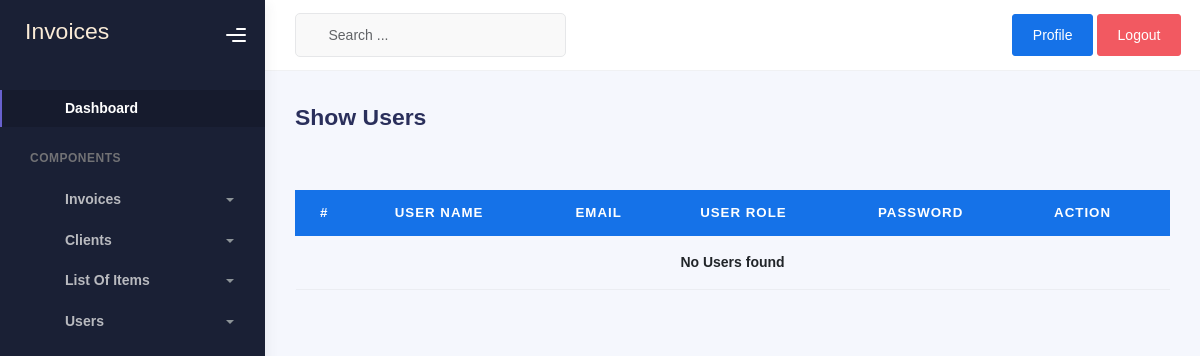
The page /show_user.php on the database as committed earlier.
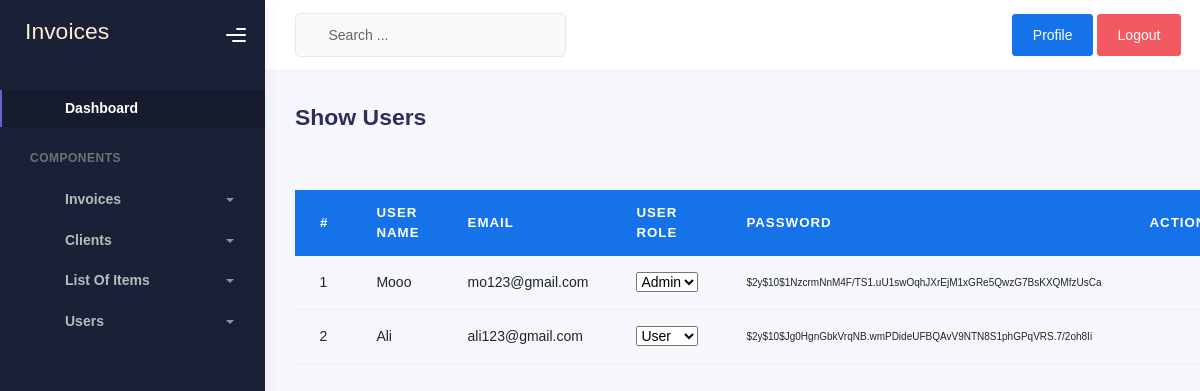
The same page on the database as committed later.
### tables this page shows
CREATE TABLE IF NOT EXISTS `users` (
  `user_id` int(11) NOT NULL AUTO_INCREMENT,
  `user_name` varchar(100) NOT NULL,
  `user_email` varchar(100) NOT NULL,
  `user_role` varchar(200) NOT NULL DEFAULT 'user',
  `password` varchar(255) NOT NULL,
  `created_at` timestamp NULL DEFAULT CURRENT_TIMESTAMP,
  PRIMARY KEY (`user_id`)
);

### show_user.php (the view, shortened to what this page needs)
<?php
require_once './server/connect.php';
$sql = "SELECT * FROM users";
$result = mysqli_query($conn, $sql);
?>
<!DOCTYPE html>
<html lang="en">
<head>
  <?php @include('components/style-links.php'); ?>
</head>
<body>
  <div class="wrapper">
    <?php @include('components/sidebar.php'); ?>
    <div class="main-panel">
      <?php @include('components/header.php'); ?>
      <div class="container">
        <div class="page-inner">
          <div class="d-flex align-items-left align-items-md-center flex-column flex-md-row pt-2 pb-4">
            <div>
              <h3 class="fw-bold mb-3">Show Users</h3>
            </div>
          </div>
          <div class="row">
            <div class="col-md-12">
              <table class="table table-head-bg-primary mt-4">
                <thead>
                  <tr>
                    <th scope="col">#</th>
                    <th scope="col">User Name</th>
                    <th scope="col">Email</th>
                    <th scope="col">User Role</th>
                    <th scope="col">Password</th>
                    <th scope="col">Action</th>
                  </tr>
                </thead>
                <tbody>
                  <?php if (mysqli_num_rows($result) > 0) : ?>
                    <?php $counter = 1; ?>
                    <?php while ($row = mysqli_fetch_assoc($result)) : ?>
                      <tr>
                        <td><?php echo $counter++; ?></td>
                        <td><?php echo htmlspecialchars($row['user_name']); ?></td>
                        <td><?php echo htmlspecialchars($row['user_email']); ?></td>
                        <td>
                          <form method="POST">
                            <select name="user_role" onchange="this.form.submit()">
                              <option value="user" <?php if ($row['user_role'] == 'user') echo 'selected'; ?>>User</option>
                              <option value="admin" <?php if ($row['user_role'] == 'admin') echo 'selected'; ?>>Admin</option>
                            </select>
                          </form>
                        </td>
                        <td style="font-size: 10px;"><?php echo htmlspecialchars($row['password']); ?></td>
                        <td>
                        </td>
                      </tr>
                    <?php endwhile; ?>
                  <?php else : ?>
                    <tr>
                      <th colspan="6" style="text-align: center;">No Users found</th>
                    </tr>
                  <?php endif; ?>
                </tbody>
              </table>
            </div>
          </div>
        </div>
      </div>
    </div>
  </div>
</body>
</html>

### components/style-links.php
<link rel="stylesheet" href="css/bootstrap.css">
  <link rel="stylesheet" href="css/bootstrap.min.css">
  <link rel="stylesheet" href="css/style.css">
  <link rel="stylesheet" href="css/demo.css">
  <link rel="stylesheet" href="css/plugins.min.css" />
  <link rel="stylesheet" href="css/kaiadmin.min.css" />

### components/sidebar.php (shortened to what this page needs)
<div class="sidebar" data-background-color="dark">
      <div class="sidebar-logo">
        <div class="logo-header" data-background-color="dark">
          <a href="index.php" class="logo">
            <h3 style="color:antiquewhite">Invoices</h3>
          </a>
          <div class="nav-toggle">
            <button class="btn btn-toggle toggle-sidebar">
              <i class="gg-menu-right"></i>
            </button>
          </div>
        </div>
      </div>
      <div class="sidebar-wrapper scrollbar scrollbar-inner">
        <div class="sidebar-content">
          <ul class="nav nav-secondary">
            <li class="nav-item active">
              <a data-bs-toggle="collapse" href="#dashboard" class="collapsed" aria-expanded="false">
                <p>Dashboard</p>
              </a>
            </li>
            <li class="nav-section">
              <h4 class="text-section">Components</h4>
            </li>
            <li class="nav-item">
              <a data-bs-toggle="collapse" href="#base">
                <p>Invoices</p>
                <span class="caret"></span>
              </a>
            </li>
            <li class="nav-item">
              <a data-bs-toggle="collapse" href="#forms">
                <p>Clients</p>
                <span class="caret"></span>
              </a>
            </li>
            <li class="nav-item">
              <a data-bs-toggle="collapse" href="#lists">
                <p>List Of Items</p>
                <span class="caret"></span>
              </a>
            </li>
            <li class="nav-item">
              <a data-bs-toggle="collapse" href="#users">
                <p>Users</p>
                <span class="caret"></span>
              </a>
            </li>
          </ul>
        </div>
      </div>
    </div>

### components/header.php (shortened to what this page needs)
<div class="main-header">
        <nav class="navbar navbar-header navbar-header-transparent navbar-expand-lg border-bottom">
          <div class="container-fluid">
            <nav class="navbar navbar-header-left navbar-expand-lg navbar-form nav-search p-0 d-none d-lg-flex">
              <div class="input-group">
                <div class="input-group-prepend">
                  <button type="submit" class="btn btn-search pe-1">
                  </button>
                </div>
                <input type="text" placeholder="Search ..." class="form-control" />
              </div>
            </nav>
            <ul class="navbar-nav topbar-nav ms-md-auto align-items-center">
              <li class="nav-item topbar-user dropdown hidden-caret">
                <a class="btn btn-primary" href="profile.php">Profile</a>
                <a class="btn btn-danger" href="logout.php">Logout</a>
              </li>
            </ul>
          </div>
        </nav>
      </div>

Rows that differ between the two databases and show on the page:
added users: user_name "Mooo", user_email "mo123@gmail.com", user_role "Admin", password "$2y$10$1NzcrmNnM4F/TS1.uU1swOqhJXrEjM1xGRe5QwzG7BsKXQMfzUsCa"
added users: user_name "Ali", user_email "ali123@gmail.com", user_role "User", password "$2y$10$Jg0HgnGbkVrqNB.wmPDideUFBQAvV9NTN8S1phGPqVRS.7/2oh8Ii"
Other text that changed with them:
text no longer shown: "No Users found"
